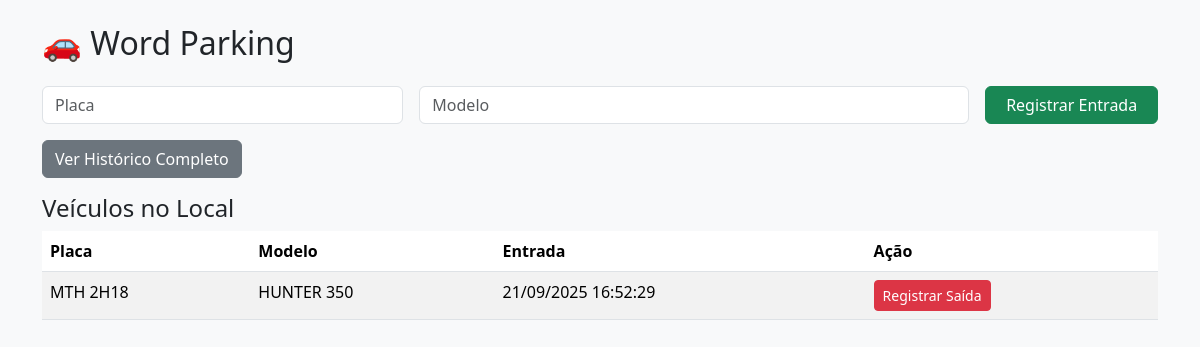
Before: / with the older database file.
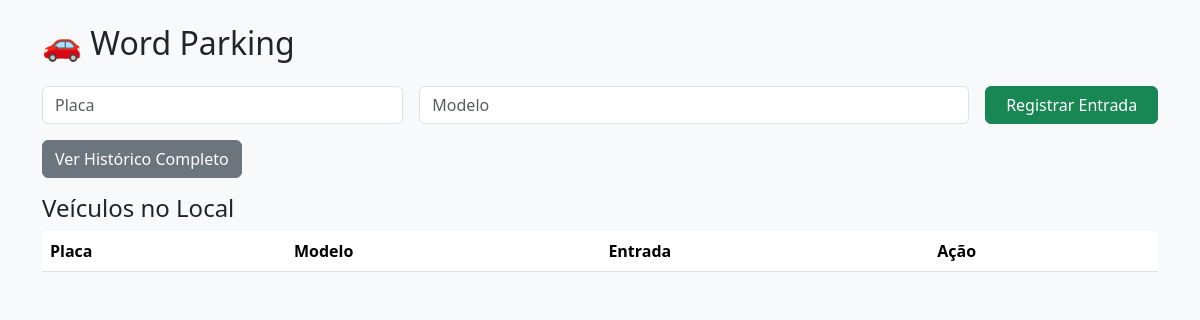
After: the same page with the newer database file.
### database.py (models this page shows)
class Veiculo(Base):
    __tablename__ = "veiculos"
    id = Column(Integer, primary_key=True, index=True)
    placa = Column(String, index=True)
    modelo = Column(String)
    entrada = Column(DateTime, default=datetime.now)
    saida = Column(DateTime, nullable=True)

### main.py (the view)
@app.get("/", response_class=HTMLResponse)
def home(request: Request, db: Session = Depends(get_db)):
    ativos = veiculo_service.listar_ativos(db)
    historico = veiculo_service.listar_historico(db)
    return templates.TemplateResponse("index.html", {
        "request": request,
        "ativos": ativos,
        "historico": historico
    })

### templates/index.html (shortened to what this page needs)
<!DOCTYPE html>
<html lang="pt-BR">
<head>
    <link href="https://cdn.jsdelivr.net/npm/bootstrap@5.3.2/dist/css/bootstrap.min.css" rel="stylesheet">
</head>
<body class="bg-light p-4">
<div class="container">
    <h2 class="mb-4">🚗 Word Parking</h2>
    <form action="/entrada" method="post" class="row g-3 mb-3">
        <div class="col-md-4">
            <input type="text" name="placa" class="form-control" placeholder="Placa" required>
        </div>
        <div class="col-md-6">
            <input type="text" name="modelo" class="form-control" placeholder="Modelo" required>
        </div>
        <div class="col-md-2">
            <button type="submit" class="btn btn-success w-100">Registrar Entrada</button>
        </div>
    </form>
    <a href="/historico" class="btn btn-secondary mb-3">Ver Histórico Completo</a>
    <h4>Veículos no Local</h4>
    <table class="table table-striped">
        <thead>
            <tr>
                <th>Placa</th>
                <th>Modelo</th>
                <th>Entrada</th>
                <th>Ação</th>
            </tr>
        </thead>
        <tbody>
            {% for v in ativos %}
            <tr>
                <td>{{ v.placa }}</td>
                <td>{{ v.modelo }}</td>
                <td>{{ v.entrada.strftime("%d/%m/%Y %H:%M:%S") }}</td>
                <td>
                    <form action="/saida/{{ v.id }}" method="post">
                        <button class="btn btn-danger btn-sm">Registrar Saída</button>
                    </form>
                </td>
            </tr>
            {% endfor %}
        </tbody>
    </table>
</div>
</body>
</html>

Changed rows visible on the page:
no longer on this page (row edited): Veiculo: placa "MTH 2H18", modelo "HUNTER 350", entrada "21/09/2025 16:52:29"
